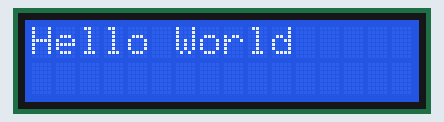
The sketch below on a simulated Arduino Uno, built with avr-gcc and run on an emulated ATmega328P. On the bench: 16×2 character LCD.

Above: at 0.1 s.
At 5.11 s:
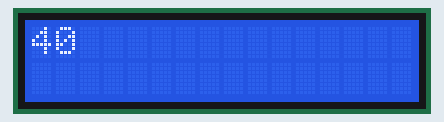
At 10.04 s:
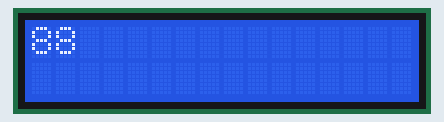
At 20.0 s:
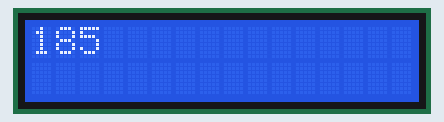
At 29.97 s:
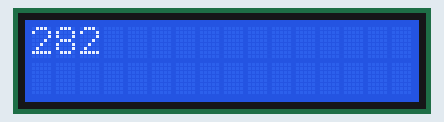
At 39.94 s:
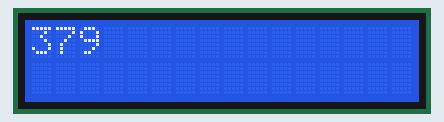

The sketch:

LCD2.ino
```cpp
// Include the library
#include <LiquidCrystal.h>
// Start the library
LiquidCrystal lcd(12, 11, 5, 4, 3, 2);

const int switchPin = 6;
int switchState = 0;
int prevSwitchState = 0;
long deltatime;

void setup() {
    lcd.begin(16, 2);

    lcd.print("Hello World");
    //lcd.autoscroll();
    Serial.begin(9600);
    delay(1000);
}

void loop() {
    deltatime += 1;
    lcd.clear();
    lcd.print(deltatime);
    delay(100);
}
```
